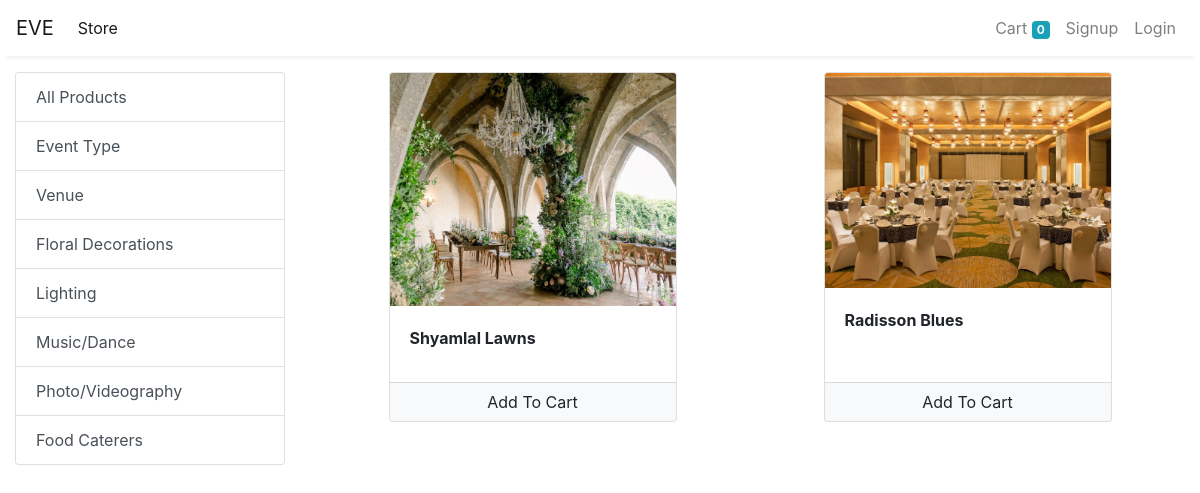
The page /store?category=7 on the database its author committed.
### store/models/category.py (models this page shows, shortened)
class Category(models.Model):
    name = models.CharField(max_length=20)
    @staticmethod
    def get_all_categories():
        return Category.objects.all()

### store/models/product.py (models this page shows, shortened)
class Product(models.Model):
    name = models.CharField(max_length=50)
    price = models.IntegerField(null = True,default=0)
    category = models.ForeignKey(Category, on_delete=models.CASCADE, default=1)
    description = models.CharField(max_length=200, default='' , null=True , blank=True)
    image = models.ImageField(upload_to='uploads/products/')
    @staticmethod
    def get_all_products_by_categoryid(category_id):
        if category_id:
            return Product.objects.filter(category = category_id)
        else:
            return Product.get_all_products();

### store/views/home.py (the view)
# urls.py: path('' , include('store.urls'))
def store(request):
    cart = request.session.get('cart')
    if not cart:
        request.session['cart'] = {}
    products = None
    categories = Category.get_all_categories()
    categoryID = request.GET.get('category')
    if categoryID:
        products = Product.get_all_products_by_categoryid(categoryID)
    else:
        products = Product.get_all_products();
    data = {}
    data['products'] = products
    data['categories'] = categories
    print('you are : ', request.session.get('email'))
    return render(request, 'index.html', data)

### store/templatetags/cart.py (called while the page is built)
@register.filter(name='is_in_cart')
def is_in_cart(product  , cart):
    keys = cart.keys()
    for id in keys:
        if int(id) == product.id:
            return True
    return False;

### store/templates/index.html (shortened to what this page needs)
{% extends 'base.html' %}
{% block content %}
{% load cart %}
{% load custom_filter %}
<div class="container-fluid mt-3">
	<div class="row">
		<div class="col-lg-3 mx-auto">
			<div class="list-group">
				<a href="/" class="list-group-item list-group-item-action">All Products</a>
				{% for category in categories %}
				<a href="/?category={{category.id}}"
					class="list-group-item list-group-item-action">{{category.name}}</a>
				{% endfor %}
			</div>
		</div>
		<div id='products' class="col-lg-9 mx-auto">
			<div class="row mx-auto">
				{% for product in products %}
				<div class="card mx-auto mb-3" id={{product.id}} style="width: 18rem;">
					<img class="card-img-top" src="{{product.image.url}}" alt="Card image cap">
					<div class="card-body">
						<p class="card-title"><b>{{product.name}} </b></p>
					</div>
					<div class="card-footer p-0 no-gutters">
						{% if product|is_in_cart:request.session.cart %}
						<div class="row no-gutters">
							<form action="/#{{product.id}}" class="col-2 " method="post">
								{% csrf_token %}
								<input hidden type="text" name='product' value='{{product.id}}'>
								<input hidden type="text" name='remove' value='True'>
								<input type="submit" value=" - " class="btn btn-block btn-light border-right">
							</form>
							<div class="text-center col">{{product|cart_quantity:request.session.cart}} in Cart</div>
							<form action="/#{{product.id}}" class="col-2 " method="post">
								{% csrf_token %}
								<input hidden type="text" name='product' value='{{product.id}}'>
								<input type="submit" value=" + " class="btn btn-block btn-light border-left">
							</form>
						</div>
						{% else %}
						<form action="/#{{product.id}}" method="POST" class="btn-block">
							<input type="submit" class="float-right btn btn-light  form-control"
								value="Add To Cart">
						</form>
						{% endif %}
					</div>
				</div>
				{% endfor %}
			</div>
		</div>
	</div>
</div>
{% endblock %}

### rows shown on the page
Category: name "Event Type"
Category: name "Venue"
Category: name "Floral Decorations"
Category: name "Lighting"
Category: name "Music/Dance"
Category: name "Photo/Videography"
Category: name "Food Caterers"
Product: image (picture), name "Shyamlal Lawns"
Product: image (picture), name "Radisson Blues"

### other values the page prints
{{ request.session.cart.keys|length }} "0"
